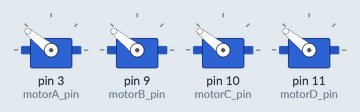
The sketch below on a simulated Arduino Uno, built with avr-gcc and run on an emulated ATmega328P. Shown: 4 × servo. What the sketch prints to the serial monitor is not drawn.

Above: at 0.1 s.
Timing chart, 0 to 1.6 s (numbered marks = the images above):
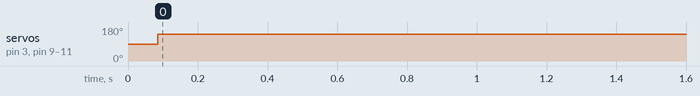

The sketch:

motor_calibration.ino
```cpp
/*
      Servo 라이브러리를 이용한 ESC calibration
      ESC에 최소 신호와 최고 신호 등록
*/
#include <Servo.h>

#define MAX_SIGNAL 2000
#define MIN_SIGNAL 800

int motorA_pin = 3;
int motorB_pin = 9;
int motorC_pin = 10;
int motorD_pin = 11;
int motor_speed = 0;
int input = 0;

Servo motorA, motorB, motorC, motorD;

void setup() {
    Serial.begin(9600); // open the serial port
    Serial.println("Program begin...");
    Serial.println("This program will calibrate the ESC.");

    // 핀 할당
    motorA.attach(motorA_pin);
    motorB.attach(motorB_pin);
    motorC.attach(motorC_pin);
    motorD.attach(motorD_pin);

    Serial.println("Now writing maximum output.");
    Serial.println("Turn on power source, then wait 2 seconds and press any key.");
    motorA.writeMicroseconds(MAX_SIGNAL);
    motorB.writeMicroseconds(MAX_SIGNAL);
    motorC.writeMicroseconds(MAX_SIGNAL);
    motorD.writeMicroseconds(MAX_SIGNAL);

    // Wait for input
    while (!Serial.available());
    // using while "wait" for input, using if at loop stop "when" serial input
    Serial.read();
    delay(3000);
    // Send min output
    Serial.println("Sending minimum output");
    motorA.writeMicroseconds(MIN_SIGNAL);
    motorB.writeMicroseconds(MIN_SIGNAL);
    motorC.writeMicroseconds(MIN_SIGNAL);
    motorD.writeMicroseconds(MIN_SIGNAL);
    delay(3000);
}

void loop() {}
```

Measured:
- by itself, servo on pin 3 (motorA_pin), servo on pin 9 (motorB_pin), servo on pin 10 (motorC_pin), servo on pin 11 (motorD_pin): 90° → 141° at 0.09 s
